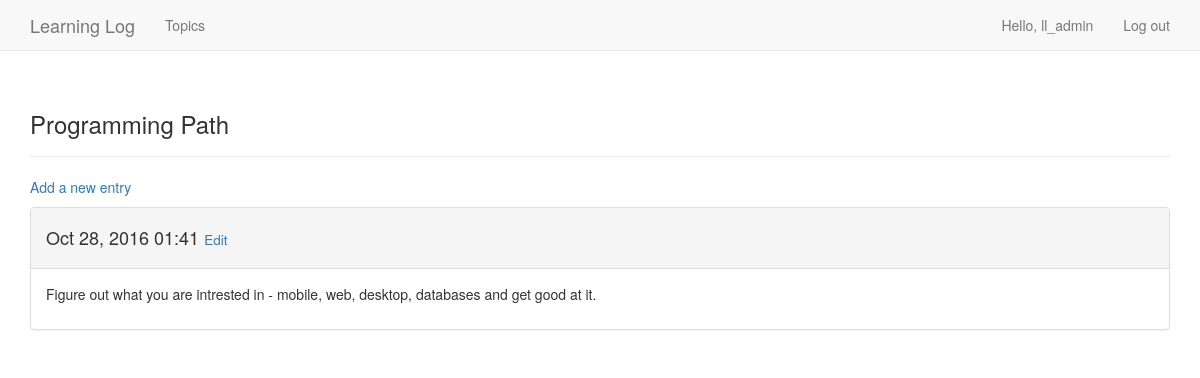
The page /topics/3/ (signed in) on the database its author committed.
### learning_logs/models.py (models this page shows, shortened)
class Topic(models.Model):
    text = models.CharField(max_length=200)
    date_added = models.DateTimeField(auto_now_add=True)
    owner = models.ForeignKey(User)
    def __str__(self):
        return self.text

class Entry(models.Model):
    topic = models.ForeignKey(Topic)
    text = models.TextField()
    date_added = models.DateTimeField(auto_now_add=True)
    class Meta:
        verbose_name_plural = 'entries'

### learning_logs/views.py (the view)
# urls.py: url(r'^topics/(?P<topic_id>\d+)/$', views.topic, name='topic'),
@login_required
def topic(request, topic_id):
    topic = Topic.objects.get(id=topic_id)
    if topic.owner != request.user:
        raise Http404
    entries = topic.entry_set.order_by('-date_added')
    context = {'topic': topic, 'entries': entries}
    return render(request, 'learning_logs/topic.html', context)

### learning_logs/templates/learning_logs/topic.html
{% extends "learning_logs/base.html" %}
{%block header%}
<h3>{{topic}}</h3>
{%endblock header%}
{% block content %}
<p><a href="{% url 'learning_logs:new_entry' topic.id %}">Add a new entry</a></p>
{% for entry in entries %}
<div class="panel panel-default">
    <div class="panel-heading">
        <h4>
            {{entry.date_added|date:'M d, Y H:i'}}
            <small>
                <a href="{% url 'learning_logs:edit_entry' entry.id %}">Edit</a>
            </small>
        </h4>
    </div>
    <div class="panel-body">
        {{entry.text|linebreaks}}
    </div>
</div>
{%empty%}
<li>
    There are no entries for this topic yet
</li>
{% endfor %}
{% endblock content %}

### learning_logs/templates/learning_logs/base.html (shortened to what this page needs)
{% load bootstrap3 %}
<!DOCTYPE html>
<html lang="en">
<head>
    {% bootstrap_css %}
</head>
<body>
<nav class="navbar navbar-default navbar-static-top">
    <div class="container">
        <div class="navbar-header">
            <a class="navbar-brand" href="{% url 'learning_logs:index' %}">Learning Log</a>
        </div>
        <div id="navbar" class="navbar-collapse collapse">
            <ul class="nav navbar-nav">
                <li><a href="{% url 'learning_logs:topics' %}">Topics</a></li>
            </ul>
            <ul class="nav navbar-nav navbar-right">
                {% if user.is_authenticated %}
                <li><a>Hello, {{user.username}} </a></li>
                <li><a href="{% url 'users:logout' %}">Log out</a></li>
                {% else %}
                <li><a href="{% url 'users:login' %}">Log in</a></li>
                <li><a href="{% url 'users:register' %}">Register</a></li>
                {% endif %}
            </ul>
        </div>
    </div>
</nav>
<div class="container">
    <div class="page-header">
        {% block header %}
        {% endblock header %}
    </div>
    <div>
        {% block content %}
        {% endblock content%}
    </div>
</div>
</body>
</html>

### rows shown on the page
Topic: text "Programming Path"
Entry: date_added "Oct 28, 2016 01:41", text "Figure out what you are intrested in - mobile, web, desktop, databases and get good at it."

### other values the page prints
{{ user.username }} "ll_admin"
